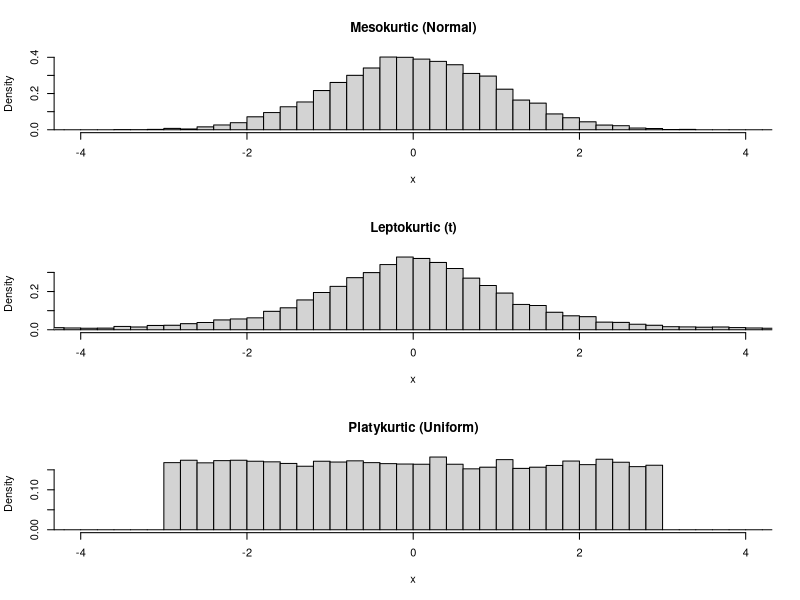

R code for this plot:
## ---- chunk 1
library(kableExtra)
library(dplyr)
## ---- chunk 2
set.seed(914) # set seed for reproducibility

meso <- rnorm(n=10000)
lept <- rt(n=10000, df=3)
plat <- runif(n=10000, min=-3, max=3)

# estimate ranges to set breaks to be consistent for all distributions
min_range <- floor( min(c(meso,lept,plat)) ) # round down to closest integer
max_range <- ceiling( max(c(meso,lept,plat)) ) # round up to closest integer

par(mfrow=c(3,1)) # panel figure with 3 rows, 1 column
hist(meso, main='Mesokurtic (Normal)', xlab='x', ylab='Density', xlim=c(-4,4), breaks=seq(min_range,max_range,by=0.2), prob=T)
hist(lept, main='Leptokurtic (t)', xlab='x', ylab='Density', xlim=c(-4,4), breaks=seq(min_range,max_range,by=0.2), prob=T)
hist(plat, main='Platykurtic (Uniform)', xlab='x', ylab='Density', xlim=c(-4,4), breaks=seq(min_range,max_range,by=0.2), prob=T)
